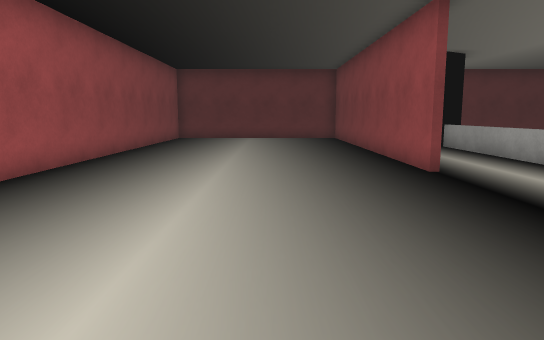
View 1 (above)

18 first-person views from a walk through a scene from a Unity 3-D project. The camera is 1.2 m above the floor, tilts 8° down and sees 70° across. The floor is counted in squares, 1 m on a side. Each view is taken from the middle of a square. On the plan, view 1 faces up. The plan holds only what a view shows up to about 15 squares ahead; the rest is blank. The place goes on beyond the plan. The player is left out. Some surface patterns are stand-ins.

View 2
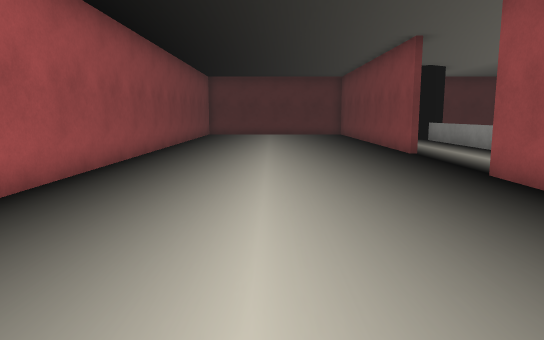

View 3
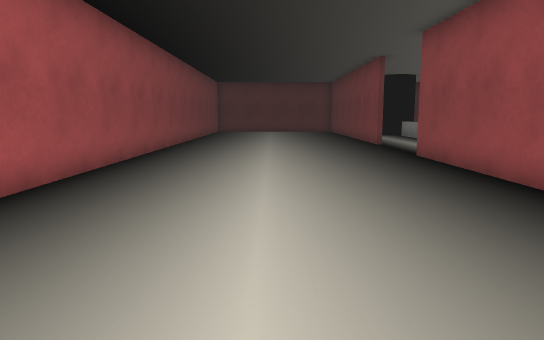

View 4
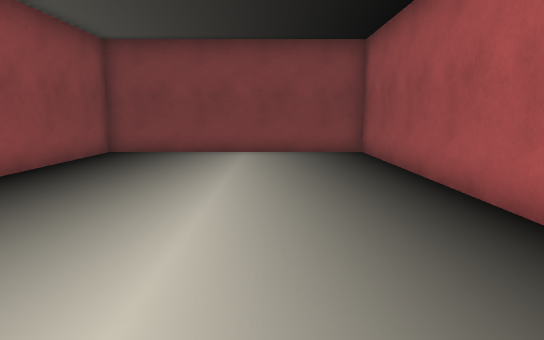

View 5
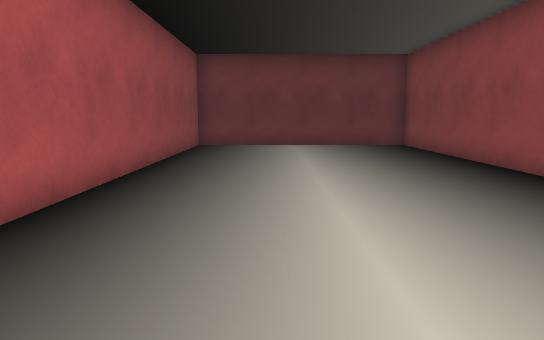

View 6
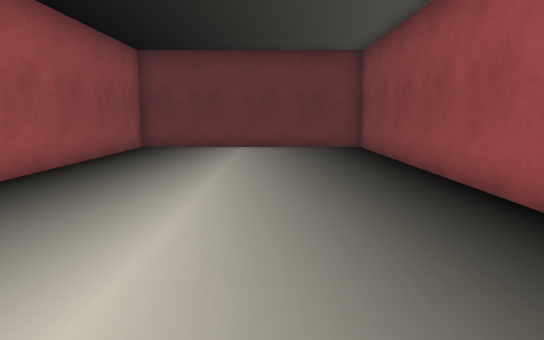

View 7
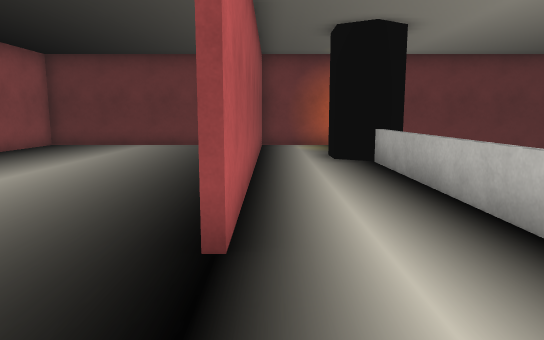

View 8
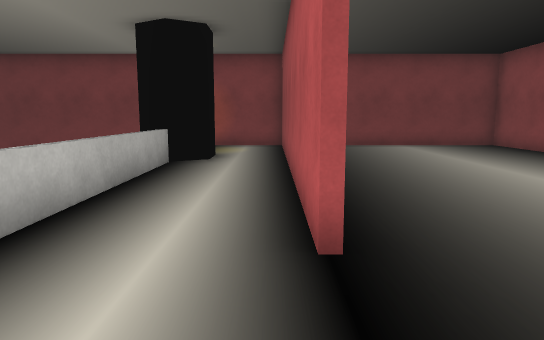

View 9
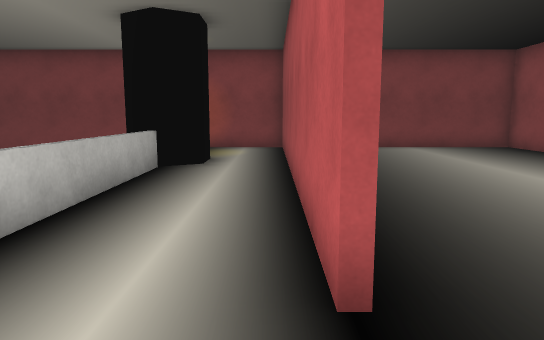

View 10
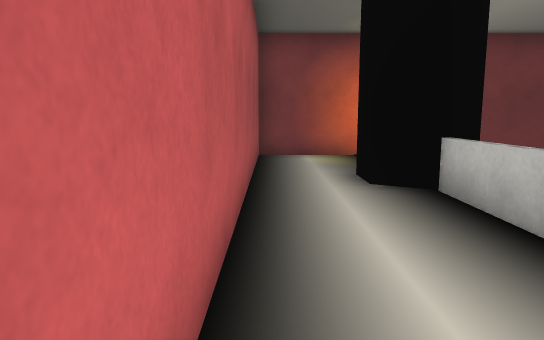

View 11
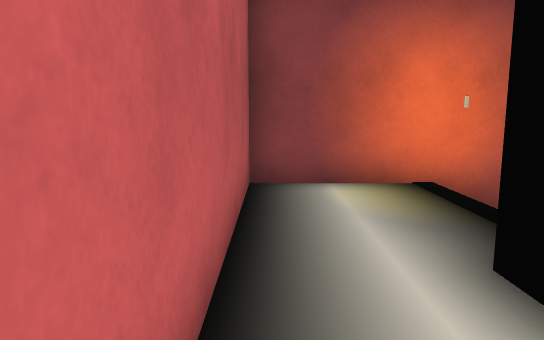

View 12
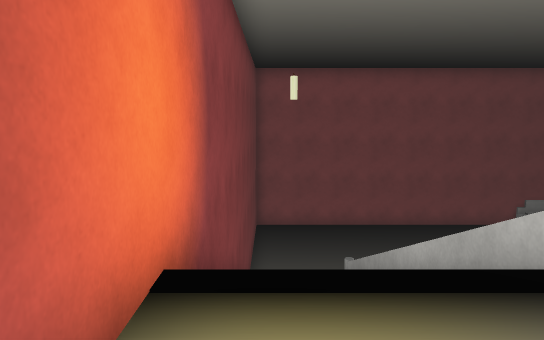

View 13
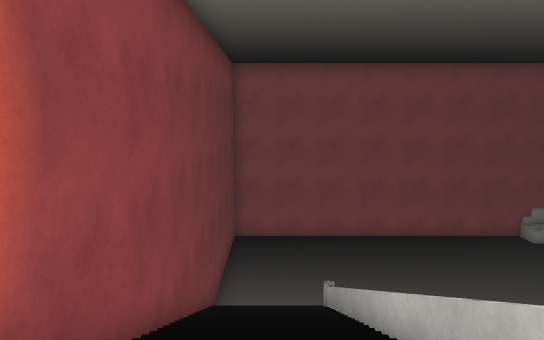

View 14
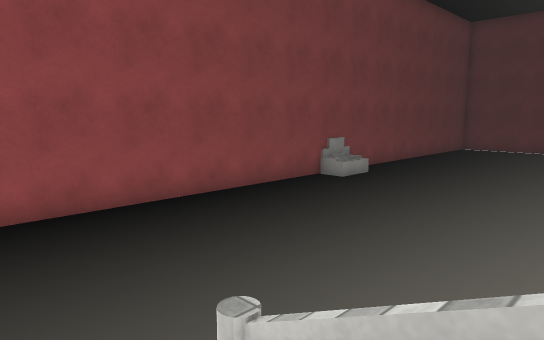

View 15
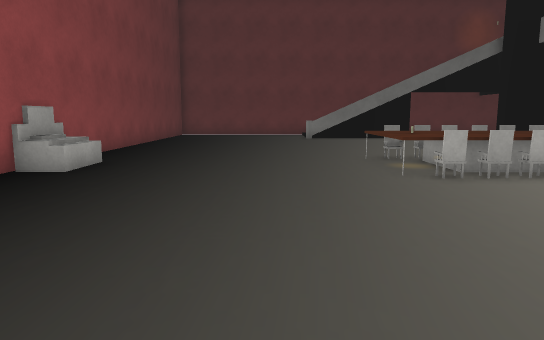

View 16
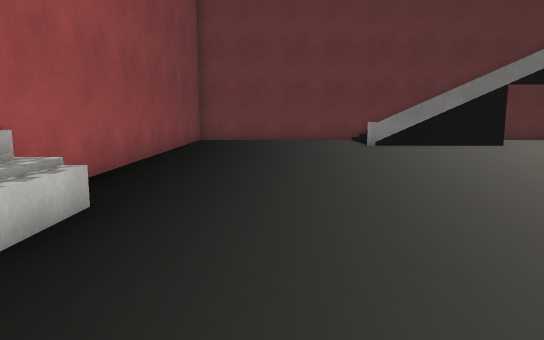

View 17
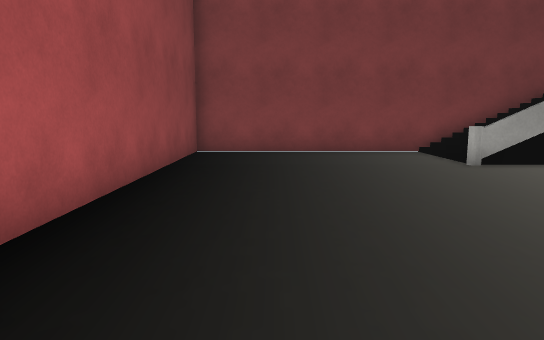

View 18
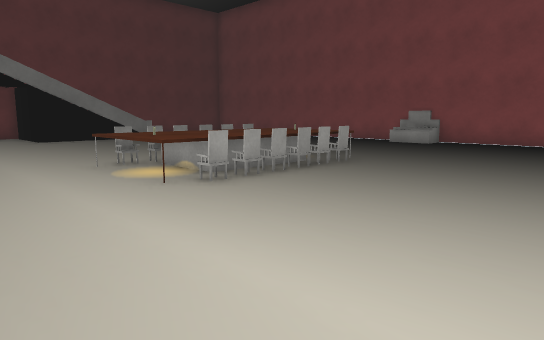

### Floor plan
Key: @ floor where view 1 was taken; # wall or solid block; x gap in a wall; . main floor; : floor 4.75 m higher than the main floor; / step, stairs or slope; O other object.
Columns run from 5 left of view 1 to 25 right of it. Each row starts with its distance up from view 1.
 21 ###########################
 20 #:::::::#:::O      ////...
 19 #:::::::#:::/      ////...
 18 #:::::::#:::/      ////.......
 17 #:::::::#::#       xxxO.......#
 16 #:::::::#::##          .......#
 15 #:::::::#:::#  ..     ........#
 14 #:::::::#:::.  ...   .........#
 13 #:::::::#:::.  ....  .........#
 12 #:::::::#:::.  ..... .........#
 11 #:::::::#:::. ...... .........#
 10 #:::::::#:::. ..... ..........#
  9 #:::::::#:::. ..... ..........#
  8 #:::::::::::  ..OOOOO.........#
  7 #:::::::::::  ..OOOOOO.......O#
  6 #::::::::::  ...OOOOOO.......O#
  5 #::::::::::: ...OOOOOO.......O#
  4 #::::::::::: ...OOOOOO........#
  3 #:::::::#:::..................#
  2 #:::::::#:::..................#
  1 #:::::::#:::..................#
  0 #::::@::#:::..................#
 -1 #:::::::#:::..................#
 -2 #:::::::#:::. ..  ............#
 -3 #:::::::#:::#    .............#
 -4 #:::::::#::##   ..............#
 -5 #:::::::#::#    ......O.......#
 -6 #:::::::#:::         //.......#
 -7 #:::::::#:::         //.......#
 -8 #:::::::#:::       ////.......#
 -9 ############      #############

Positions as (right, up) in squares from view 1, and headings:
1: (0, 0), facing up
2: (-1, -4), facing up
3: (-1, -8), facing up
4: (-2, 4), facing down
5: (-2, 5), facing up
6: (0, 6), facing up
7: (4, 5), facing up
8: (4, 7), facing down
9: (4, 6), facing down
10: (4, 9), facing up
11: (4, 14), facing up
12: (4, 20), facing right
13: (6, 19), facing right
14: (15, 19), facing down-right
15: (19, 15), facing down
16: (21, 10), facing down
17: (22, 4), facing down
18: (7, -2), facing up-right
